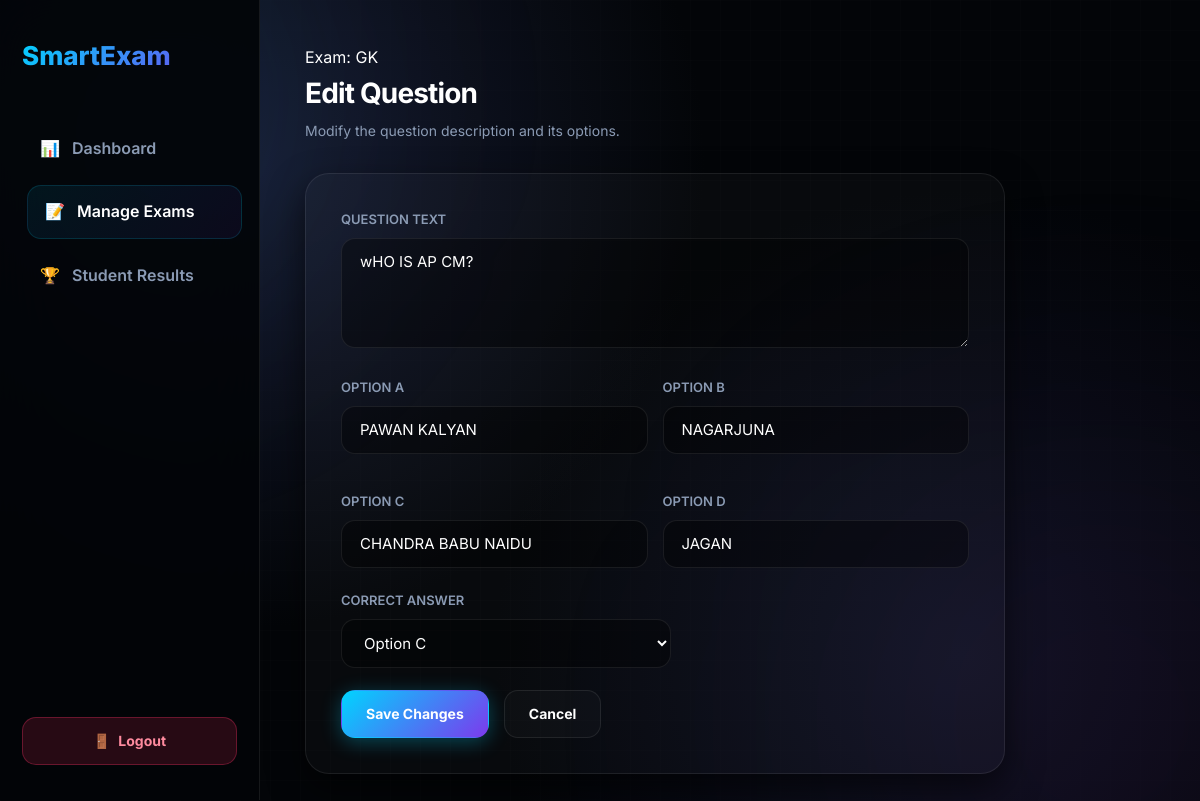
Page /admin/edit_question.php?id=8 (signed in) on the committed database.
### tables this page shows
CREATE TABLE `exams` (
  `id` int(11) NOT NULL,
  `title` varchar(150) NOT NULL,
  `description` text DEFAULT NULL,
  `duration` int(11) NOT NULL,
  `total_marks` int(11) DEFAULT 0,
  `status` enum('draft','published') DEFAULT 'draft',
  `created_by` int(11) NOT NULL,
  `created_at` timestamp NOT NULL DEFAULT current_timestamp()
);

CREATE TABLE `questions` (
  `id` int(11) NOT NULL,
  `exam_id` int(11) NOT NULL,
  `question_text` text NOT NULL,
  `option_a` varchar(255) NOT NULL,
  `option_b` varchar(255) NOT NULL,
  `option_c` varchar(255) NOT NULL,
  `option_d` varchar(255) NOT NULL,
  `correct_answer` char(1) NOT NULL,
  `marks` int(11) DEFAULT 1
);

### admin/edit_question.php (the view, shortened to what this page needs)
<?php
require_once "../config/database.php";
$question_id = intval($_GET["id"]);
$sql = "
    SELECT *
    FROM questions
    WHERE id = ?
";
$stmt = $conn->prepare($sql);
$stmt->bind_param("i", $question_id);
$stmt->execute();
$result = $stmt->get_result();
$question = $result->fetch_assoc();
$exam_id = $question["exam_id"];
$exam_res = $conn->query("SELECT title FROM exams WHERE id = $exam_id");
$exam = $exam_res->fetch_assoc();
?>
<!DOCTYPE html>
<html lang="en">
<head>
    <link rel="stylesheet" href="../assets/css/style.css">
</head>
<body>
    <div class="dashboard-layout">
        <aside class="sidebar">
            <div class="sidebar-logo">Smart<span>Exam</span></div>
            <nav class="sidebar-nav">
                <a href="dashboard.php" class="sidebar-link">
                    <span>📊</span> Dashboard
                </a>
                <a href="exams.php" class="sidebar-link active">
                    <span>📝</span> Manage Exams
                </a>
                <a href="results.php" class="sidebar-link">
                    <span>🏆</span> Student Results
                </a>
            </nav>
            <div class="sidebar-footer">
                <a href="../logout.php" class="btn btn-danger" style="width: 100%;">
                    <span>🚪</span> Logout
                </a>
            </div>
        </aside>
        <main class="main-content">
            <div style="margin-bottom: 30px;">
                <span class="badge badge-info" style="margin-bottom: 8px;">Exam: <?php echo htmlspecialchars($exam["title"]); ?></span>
                <h1 style="font-size: 28px; margin-bottom: 5px;">Edit Question</h1>
                <p style="color: var(--text-muted); font-size: 14px; margin-bottom: 0;">Modify the question description and its options.</p>
            </div>
            <div class="card" style="max-width: 700px;">
                <form method="POST">
                    <div class="form-group">
                        <label class="form-label" for="question_text">Question Text</label>
                        <textarea
                            id="question_text"
                            name="question_text"
                            class="form-control"
                            rows="4"
                            required
                        ><?php echo htmlspecialchars($question["question_text"]); ?></textarea>
                    </div>
                    <div class="grid-2" style="gap: 15px;">
                        <div class="form-group">
                            <label class="form-label" for="option_a">Option A</label>
                            <input
                                type="text"
                                id="option_a"
                                name="option_a"
                                class="form-control"
                                value="<?php echo htmlspecialchars($question["option_a"]); ?>"
                                required
                            >
                        </div>
                        <div class="form-group">
                            <label class="form-label" for="option_b">Option B</label>
                            <input
                                type="text"
                                id="option_b"
                                name="option_b"
                                class="form-control"
                                value="<?php echo htmlspecialchars($question["option_b"]); ?>"
                                required
                            >
                        </div>
                        <div class="form-group">
                            <label class="form-label" for="option_c">Option C</label>
                            <input
                                type="text"
                                id="option_c"
                                name="option_c"
                                class="form-control"
                                value="<?php echo htmlspecialchars($question["option_c"]); ?>"
                                required
                            >
                        </div>
                        <div class="form-group">
                            <label class="form-label" for="option_d">Option D</label>
                            <input
                                type="text"
                                id="option_d"
                                name="option_d"
                                class="form-control"
                                value="<?php echo htmlspecialchars($question["option_d"]); ?>"
                                required
                            >
                        </div>
                    </div>
                    <div class="form-group" style="max-width: 330px;">
                        <label class="form-label" for="correct_answer">Correct Answer</label>
                        <select
                            id="correct_answer"
                            name="correct_answer"
                            class="form-control"
                            required
                        >
                            <option value="C" <?php if ($question["correct_answer"] === "C") echo "selected"; ?>>Option C</option>
                        </select>
                    </div>
                    <div style="display: flex; gap: 15px; margin-top: 15px;">
                        <button type="submit" class="btn btn-primary">
                            Save Changes
                        </button>
                        <a href="questions.php?exam_id=<?php echo $exam_id; ?>" class="btn btn-secondary">
                            Cancel
                        </a>
                    </div>
                </form>
            </div>
        </main>
    </div>
</body>
</html>

### rows in the picture
exams: title "GK"
questions: question_text "wHO IS AP CM?", option_a "PAWAN KALYAN", option_b "NAGARJUNA", option_c "CHANDRA BABU NAIDU", option_d "JAGAN", correct_answer "Option C"
